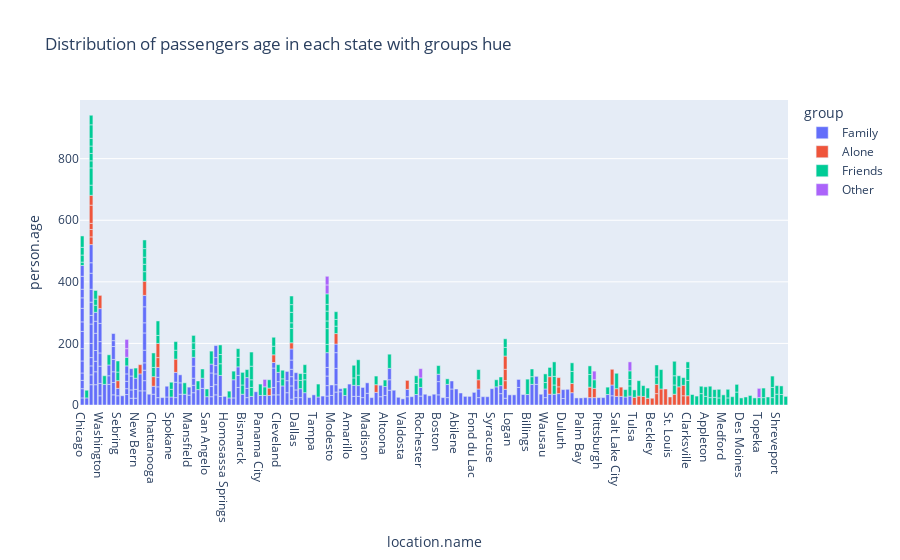

Notebook cell for this chart:
### Code cell
import plotly.express as px

long_df = px.data.medals_long()

fig = px.bar(phase1_df, x="location.name", y="person.age", color="group", title="Distribution of passengers age in each state with groups hue")
fig.show()

### Figure 1 — Plotly figure (JSON) as saved in the notebook; plotly's stock layout.template omitted (floating-point values rounded to 4 significant figures; data arrays with more than 128 entries replaced by an {"elided": "..."} marker saying what was removed)
{"data": [{"alignmentgroup": "True", "hovertemplate": "group=Family<br>location.name=%{x}<br>person.age=%{y}<extra></extra>", "legendgroup": "Family", "marker": {"color": "#636efa", "pattern": {"shape": ""}}, "name": "Family", "offsetgroup": "Family", "orientation": "v", "showlegend": true, "textposition": "auto", "type": "bar", "x": {"elided": "263 str values"}, "xaxis": "x", "y": {"elided": "263 int values"}, "yaxis": "y"}, {"alignmentgroup": "True", "hovertemplate": "group=Alone<br>location.name=%{x}<br>person.age=%{y}<extra></extra>", "legendgroup": "Alone", "marker": {"color": "#EF553B", "pattern": {"shape": ""}}, "name": "Alone", "offsetgroup": "Alone", "orientation": "v", "showlegend": true, "textposition": "auto", "type": "bar", "x": ["Orlando", "Tulsa", "New York City", "Visalia", "New York City", "Wilmington", "Albany", "Tuscaloosa", "Chattanooga", "Las Vegas", "Orlando", "Washington", "Great Falls", "Pueblo", "Denver", "Killeen", "Grand Island", "Beckley", "Salinas", "San Diego", "New York City", "Denver", "Wichita", "Kennewick", "Farmington", "Bakersfield", "St. Louis", "Sebring", "Lexington", "Lake Charles", "Salt Lake City", "Albuquerque", "Denver", "New York City", "Champaign", "New York City", "Columbia", "Bakersfield", "Savannah", "Lansing", "Boise", "Longview", "Savannah", "Anchorage", "Wichita", "Jonesboro", "Clarksville"], "xaxis": "x", "y": [32, 25, 25, 24, 24, 57, 25, 51, 31, 46, 46, 43, 29, 29, 28, 28, 22, 22, 30, 20, 20, 37, 37, 52, 52, 22, 26, 25, 35, 25, 25, 43, 43, 59, 59, 32, 30, 30, 30, 30, 30, 34, 34, 34, 30, 30, 30], "yaxis": "y"}, {"alignmentgroup": "True", "hovertemplate": "group=Friends<br>location.name=%{x}<br>person.age=%{y}<extra></extra>", "legendgroup": "Friends", "marker": {"color": "#00cc96", "pattern": {"shape": ""}}, "name": "Friends", "offsetgroup": "Friends", "orientation": "v", "showlegend": true, "textposition": "auto", "type": "bar", "x": {"elided": "172 str values"}, "xaxis": "x", "y": {"elided": "172 int values"}, "yaxis": "y"}, {"alignmentgroup": "True", "hovertemplate": "group=Other<br>location.name=%{x}<br>person.age=%{y}<extra></extra>", "legendgroup": "Other", "marker": {"color": "#ab63fa", "pattern": {"shape": ""}}, "name": "Other", "offsetgroup": "Other", "orientation": "v", "showlegend": true, "textposition": "auto", "type": "bar", "x": ["Cumberland", "Austin", "Waco", "Austin", "Jacksonville", "Columbia", "Jacksonville", "Rochester", "Topeka"], "xaxis": "x", "y": [24, 29, 29, 28, 28, 28, 30, 30, 30], "yaxis": "y"}], "layout": {"barmode": "relative", "legend": {"title": {"text": "group"}, "tracegroupgap": 0}, "title": {"text": "Distribution of passengers age in each state with groups hue"}, "xaxis": {"anchor": "y", "domain": [0, 1], "title": {"text": "location.name"}}, "yaxis": {"anchor": "x", "domain": [0, 1], "title": {"text": "person.age"}}}}
